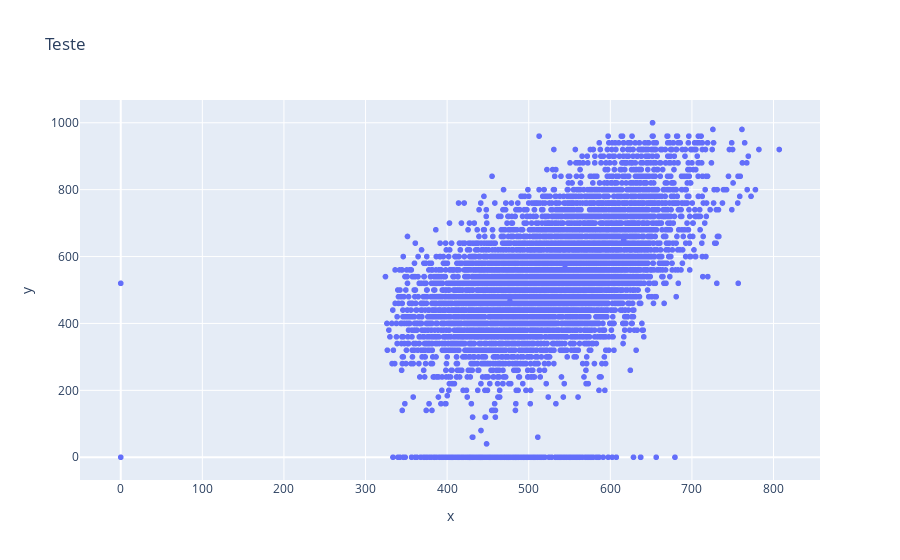

Write notebook code for a chart like this one.
### Code cell
fig = px.scatter(x=y, y=z, title='Teste')
fig.show()

### Figure 1 — Plotly figure (JSON) as saved in the notebook; plotly's stock layout.template omitted (floating-point values rounded to 4 significant figures; data arrays with more than 128 entries replaced by an {"elided": "..."} marker saying what was removed)
{"data": [{"hovertemplate": "x=%{x}<br>y=%{y}<extra></extra>", "legendgroup": "", "marker": {"color": "#636efa", "symbol": "circle"}, "mode": "markers", "name": "", "showlegend": false, "type": "scattergl", "x": {"elided": "13730 float values"}, "xaxis": "x", "y": {"elided": "13730 int values"}, "yaxis": "y"}], "layout": {"legend": {"tracegroupgap": 0}, "title": {"text": "Teste"}, "xaxis": {"anchor": "y", "domain": [0, 1], "title": {"text": "x"}}, "yaxis": {"anchor": "x", "domain": [0, 1], "title": {"text": "y"}}}}
